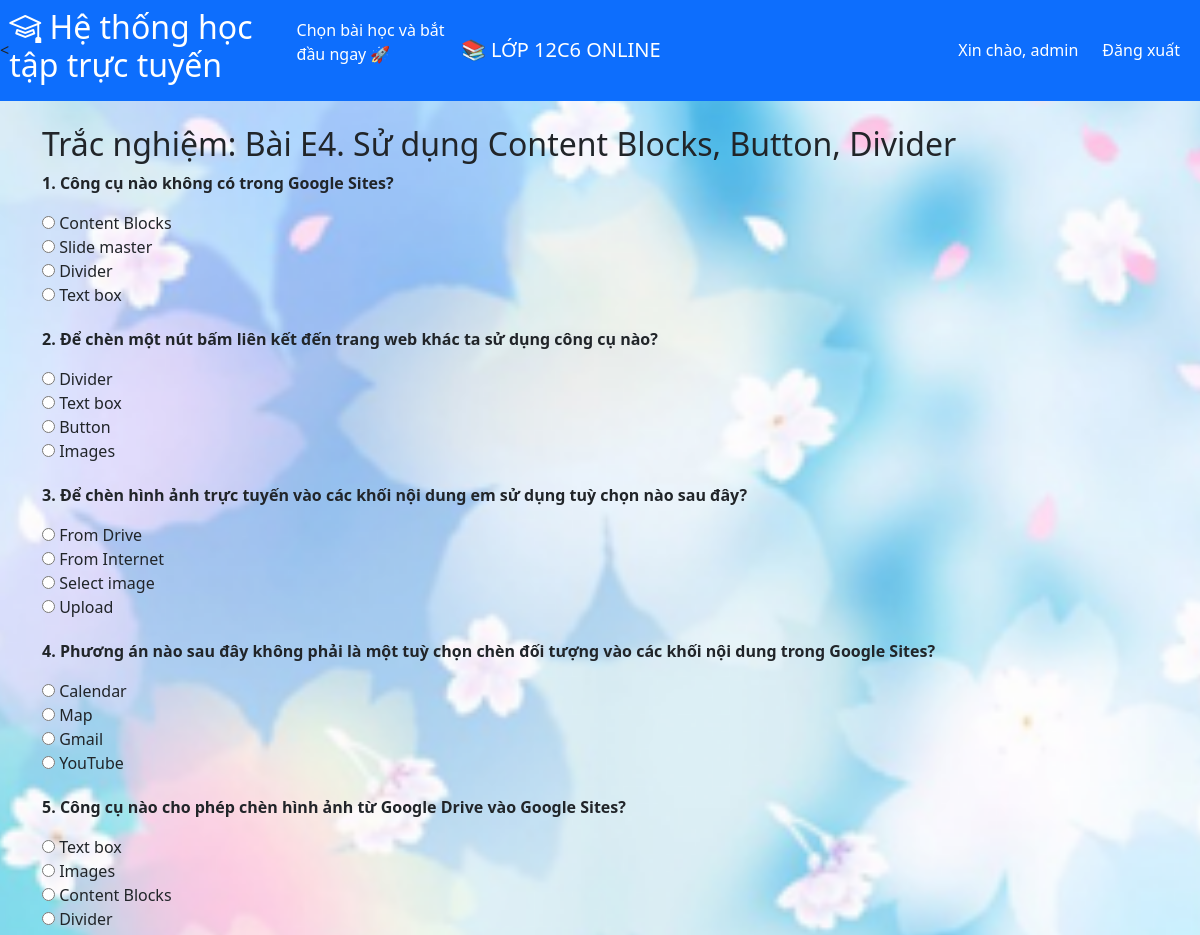
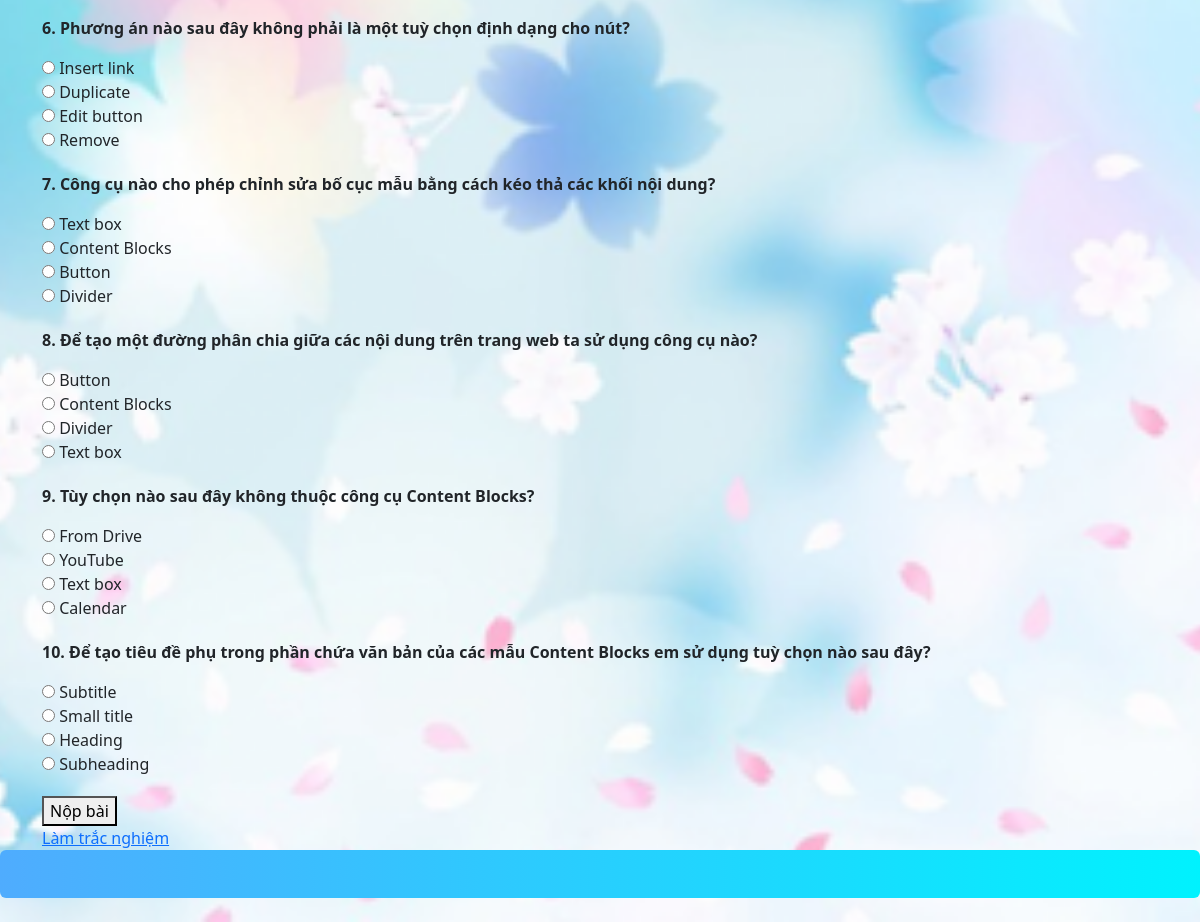
Page /quiz/lesson/4 (signed in) on the committed database (2 pictures, top to bottom).
### models.py (models this page shows)
class User(UserMixin, db.Model):
    __tablename__ = 'user'   # (tốt, rõ ràng)
    id = db.Column(db.Integer, primary_key=True)
    username = db.Column(db.String(50), unique=True)
    password = db.Column(db.String(200))
    role = db.Column(db.String(20), default='student')
    scores = db.relationship('Score', backref='student', lazy=True)

class Lesson(db.Model):
    id = db.Column(db.Integer, primary_key=True)
    title = db.Column(db.String(200))
    subject_id = db.Column(db.Integer, db.ForeignKey('subject.id'))
    content_type = db.Column(db.String(50))
    content_url = db.Column(db.String(500))
    content_pdf = db.Column(db.String(255))
    content_doc = db.Column(db.String(255))

class QuizQuestion(db.Model):
    id = db.Column(db.Integer, primary_key=True)
    lesson_id = db.Column(db.Integer)
    question = db.Column(db.String(500))
    option_a = db.Column(db.String(200))
    option_b = db.Column(db.String(200))
    option_c = db.Column(db.String(200))
    option_d = db.Column(db.String(200))
    correct_answer = db.Column(db.String(1))

### app.py (the view, shortened to what this page needs)
@app.route('/quiz/lesson/<int:lesson_id>', methods=['GET', 'POST'])
@login_required
def quiz_by_lesson(lesson_id):
    lesson = Lesson.query.get_or_404(lesson_id)
    if request.method == 'GET':
        questions = QuizQuestion.query.filter_by(lesson_id=lesson_id).all()
        questions = random.sample(questions, min(10, len(questions)))
    if not questions:
        return "Bài này chưa có câu hỏi"
    return render_template(
        'quiz.html',
        lesson=lesson,
        questions=questions
    )

### app.py (called while the page is built)
@login_manager.user_loader
def load_user(user_id):
    return db.session.get(User, int(user_id))

### templates/quiz.html
{% extends "base.html" %}
{% block content %}
<h2>Trắc nghiệm: {{ lesson.title }}</h2>
<form method="POST">
    {% for q in questions %}
        <div style="margin-bottom:20px;">
            <p><b>{{ loop.index }}. {{ q.question }}</b></p>
            <input type="radio" name="{{ q.id }}" value="A"> {{ q.option_a }}<br>
            <input type="radio" name="{{ q.id }}" value="B"> {{ q.option_b }}<br>
            <input type="radio" name="{{ q.id }}" value="C"> {{ q.option_c }}<br>
            <input type="radio" name="{{ q.id }}" value="D"> {{ q.option_d }}<br>
        </div>
    {% endfor %}
    <button type="submit">Nộp bài</button>
</form>
<a href="{{ url_for('quiz_by_lesson', lesson_id=lesson.id) }}">
    Làm trắc nghiệm
</a>
{% endblock %}

### templates/base.html (shortened to what this page needs)
<!DOCTYPE html>
<html>
<head>
    <link href="https://cdn.jsdelivr.net/npm/bootstrap@5.3.0/dist/css/bootstrap.min.css" rel="stylesheet">
<link rel="stylesheet" href="https://cdn.jsdelivr.net/npm/bootstrap-icons@1.11.1/font/bootstrap-icons.css">
</head>
<body class="bg-light">
    <nav class="navbar navbar-expand-lg navbar-dark bg-primary mb-4">
        <<h2 style="color: white;">
    <i class="bi bi-mortarboard"></i> Hệ thống học tập trực tuyến
</h2>
<p style="color: white;">
    Chọn bài học và bắt đầu ngay 🚀
</p>
        <div class="container">
            <a class="navbar-brand" href="/">📚 LỚP 12C6 ONLINE</a>
            <div class="navbar-nav ms-auto">
                {% if current_user.is_authenticated %}
                    <span class="nav-link text-white">Xin chào, {{ current_user.username }}</span>
                    <a class="nav-link btn btn-danger text-white btn-sm ms-2" href="/logout">Đăng xuất</a>
                {% endif %}
            </div>
        </div>
    </nav>
    <div class="container">
        {% block content %}{% endblock %}
    </div>
    <div class="p-4 mb-4 text-white rounded" style="
    background: linear-gradient(to right, #4facfe, #00f2fe);
">
</div>
</body>
</html>

### rows in the picture
User: username "admin"
Lesson: title "Bài E4. Sử dụng Content Blocks, Button, Divider"
QuizQuestion: question "Công cụ nào không có trong Google Sites?", option_a "Content Blocks", option_b "Slide master", option_c "Divider", option_d "Text box"
QuizQuestion: question "Để chèn một nút bấm liên kết đến trang web khác ta sử dụng công cụ nào?", option_a "Divider", option_b "Text box", option_c "Button", option_d "Images"
QuizQuestion: question "Để chèn hình ảnh trực tuyến vào các khối nội dung em sử dụng tuỳ chọn nào sau đây?", option_a "From Drive", option_b "From Internet", option_c "Select image", option_d "Upload"
QuizQuestion: question "Phương án nào sau đây không phải là một tuỳ chọn chèn đối tượng vào các khối nội dung trong Google Sites?", option_a "Calendar", option_b "Map", option_c "Gmail", option_d "YouTube"
QuizQuestion: question "Công cụ nào cho phép chèn hình ảnh từ Google Drive vào Google Sites?", option_a "Text box", option_b "Images", option_c "Content Blocks", option_d "Divider"
QuizQuestion: question "Phương án nào sau đây không phải là một tuỳ chọn định dạng cho nút?", option_a "Insert link", option_b "Duplicate", option_c "Edit button", option_d "Remove"
QuizQuestion: question "Công cụ nào cho phép chỉnh sửa bố cục mẫu bằng cách kéo thả các khối nội dung?", option_a "Text box", option_b "Content Blocks", option_c "Button", option_d "Divider"
QuizQuestion: question "Để tạo một đường phân chia giữa các nội dung trên trang web ta sử dụng công cụ nào?", option_a "Button", option_b "Content Blocks", option_c "Divider", option_d "Text box"
QuizQuestion: question "Tùy chọn nào sau đây không thuộc công cụ Content Blocks?", option_a "From Drive", option_b "YouTube", option_c "Text box", option_d "Calendar"
QuizQuestion: question "Để tạo tiêu đề phụ trong phần chứa văn bản của các mẫu Content Blocks em sử dụng tuỳ chọn nào sau đây?", option_a "Subtitle", option_b "Small title", option_c "Heading", option_d "Subheading"
